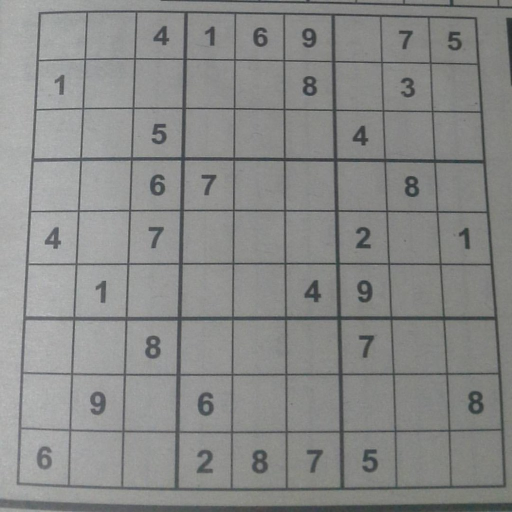
#> input picture old/sud.jpg, 1024 x 1024 px (shown at 1/2 size)
$ python final.py
#> lines starting #> are read from the running program, lines starting #| are printed output that depends on the picture; after the words box and inside, x2 and y2 are one past the last pixel; in counts of white or black regions, pixels touching at a corner belong together
import cv2
import numpy as np
#import subprocess

neurons = []
biases = []
weights = []
l_size = [784, 100, 10]
num_layers = len(l_size)

def sigmoid(z):
	return 1.0/(1.0+np.exp(-z))

def feedforward(neurons, weights, biases):
	for l in range(1, num_layers):
		neurons[l] = sigmoid(np.dot(weights[l], neurons[l-1].T) + biases[l])
	return neurons

for i in l_size:
	neurons.append(np.full(i, 0.0))

weights = np.load("weights.npz", allow_pickle=True)["arr_0"]
#> (reads old/weights.npz from the repository)
biases = np.load("biases.npz", allow_pickle=True)["arr_0"]
#> (reads old/biases.npz from the repository)

def fillCol(img, c_i, c_j, col, curCol):
	# run dfs and fill color
	stack = [(c_i, c_j)]
	count = 0
	while len(stack) != 0:
		i, j = stack[-1]
		stack.pop()
		if i < 0 or i >= img.shape[0] or j < 0 or j >= img.shape[1] or int(img[i][j]) == int(col) or int(img[i][j]) != curCol:
			continue
		img[i, j] = col
		stack.append((i+1, j))
		stack.append((i-1, j))
		stack.append((i, j+1))
		stack.append((i, j-1))
		count+=1

	return img, count

def shiftImage(img5, i, j) :
	img6 = np.zeros(img5.shape, np.uint8)
	for a in range(img5.shape[0]) :
		for b in range(img5.shape[1]) :
			if img5[a][b] != 0 and a+i>0 and b+j>0 and a+i<img5.shape[0] and b+j<img5.shape[1] :
				img6[a+i][b+j] = img5[a][b]
	return img6

def removeBoundaries(img) :
	l = img.shape[0]
	for i in range(l) :
		img, x = fillCol(img, i, 0, 0, 255)
		img, x = fillCol(img, 0, i, 0, 255)
		img, x = fillCol(img, l-i-1, l-1, 0, 255)
		img, x = fillCol(img, l-1, l-i-1, 0, 255)
	return img

img = cv2.imread('sud.jpg')
#> img is the input picture: shape (1024, 1024, 3); mean B, G, R 135.7, 137.1, 136.2
imgray = cv2.cvtColor(img, cv2.COLOR_BGR2GRAY)
blur = cv2.GaussianBlur(imgray, (11, 11), 0)
th = cv2.adaptiveThreshold(blur,255,cv2.ADAPTIVE_THRESH_MEAN_C,\
            cv2.THRESH_BINARY,5,2)
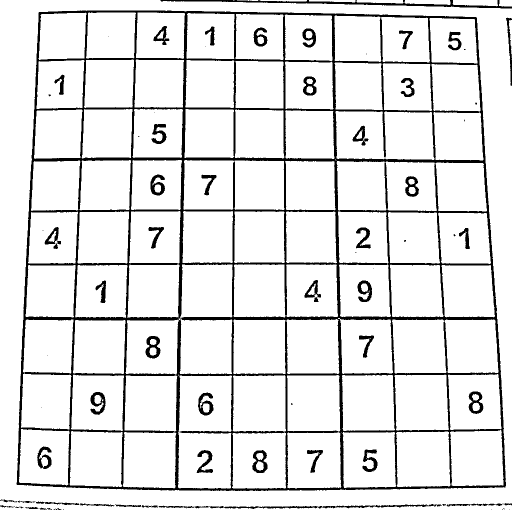
#> th: shape (1024, 1024) (shown at 1/2 size); 89.9% white; 85 black regions (30 under 20 px), largest, box (x1, y1, x2, y2) and area: (33, 21, 1012, 982) 82762, (321, 0, 1024, 17) 2870, (389, 1008, 892, 1018) 1572
kernel = np.array([[0, 1, 0], [1, 1, 1], [0, 1, 0]], np.uint8)
erosion = cv2.erode(th, kernel, iterations = 1)
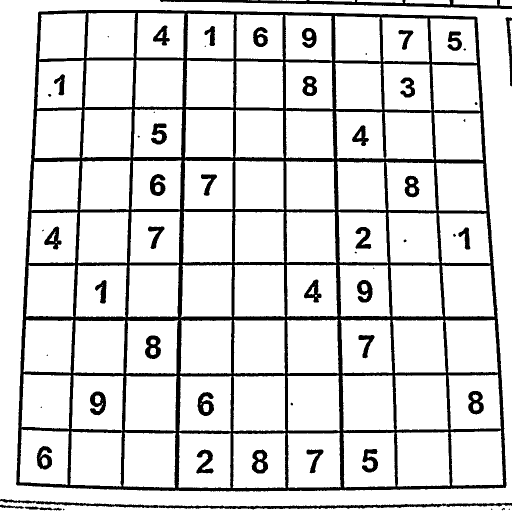
#> erosion: shape (1024, 1024) (shown at 1/2 size); 85.5% white; 58 black regions (16 under 20 px)

contours, hierarchy = cv2.findContours(erosion, cv2.RETR_TREE, cv2.CHAIN_APPROX_NONE)
#> contours = 182 contours, 29 with area under 20; largest, box (x1, y1, x2, y2) and area: (0, 0, 1024, 1013) 1023230, (31, 19, 1014, 984) 891870, (465, 866, 571, 976) 11010, (575, 865, 682, 976) 10968, (575, 751, 680, 862) 10944
maxA = cv2.contourArea(contours[0], True)
#> maxA = -9171
max_i = 0
for i in range(1, len(contours)) :
	area = cv2.contourArea(contours[i], True)
	if area > maxA :
		maxA = area
		max_i = i
#> this loop made 181 passes
#> (area, maxA) on passes 4, 5, 22: (26.5, 26.5), (224, 224), (891870.5, 891870.5)
#> area on passes 6, 11, 12, 13, 14, 15: 160, -110, -252, -773.5, -551.5, -345
#> after the loop, maxA = 891870.5; max_i = 22

mask = np.zeros(imgray.shape,np.uint8)
cv2.drawContours(mask, contours, max_i, 255, -1)
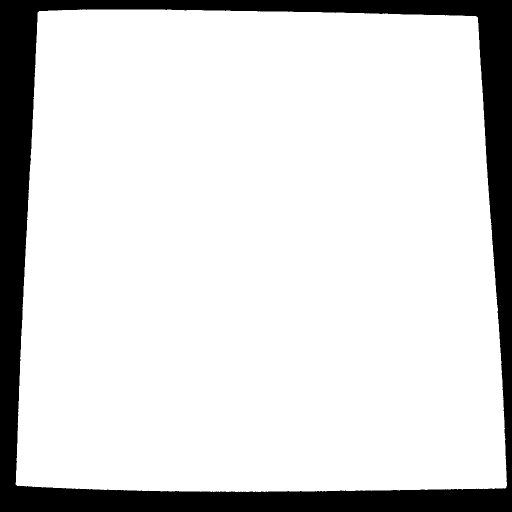
#> mask: shape (1024, 1024) (shown at 1/2 size); 85.2% white; 1 black region, box (x1, y1, x2, y2) and area: (0, 0, 1024, 1024) 154833
pixelpoints = np.nonzero(mask)
#> pixelpoints = 893743 positions, rows 19 to 983, columns 31 to 1013

X = pixelpoints[1]
Y = pixelpoints[0]

SUM = X + Y
DIFF = X - Y

a1 = np.argmax(SUM)
#> a1 = 888432
a2 = np.argmin(SUM)
#> a2 = 826
a3 = np.argmax(DIFF)
#> a3 = 9230
a4 = np.argmin(DIFF)
#> a4 = 881672

sudL = int((X[a3] - X[a2] + X[a1] - X[a4] + Y[a1] - Y[a3] + Y[a4] - Y[a2] - 40)/2)
#> sudL = 1851
cl = int(sudL/9)
#> cl = 205
sudL = 9 * cl
#> sudL = 1845

pts1 = np.float32([[X[a2]+5, Y[a2]+5], [X[a3]-5, Y[a3]+5], [X[a1]-5, Y[a1]-5], [X[a4]+5, Y[a4]-5]])
#> pts1 = [[83, 27], [948, 38], [1007, 969], [36, 963]]
pts2 = np.float32([[0,0],[sudL,0],[sudL,sudL],[0,sudL]])
#> pts2 = [[0, 0], [1845, 0], [1845, 1845], [0, 1845]]

M = cv2.getPerspectiveTransform(pts1,pts2)
#> M = [[2.12, 0.107, -179.2], [-0.0282, 2.22, -57.56], [-8.67e-06, 0.000131, 1]]
dst = cv2.warpPerspective(imgray,M,(sudL,sudL))
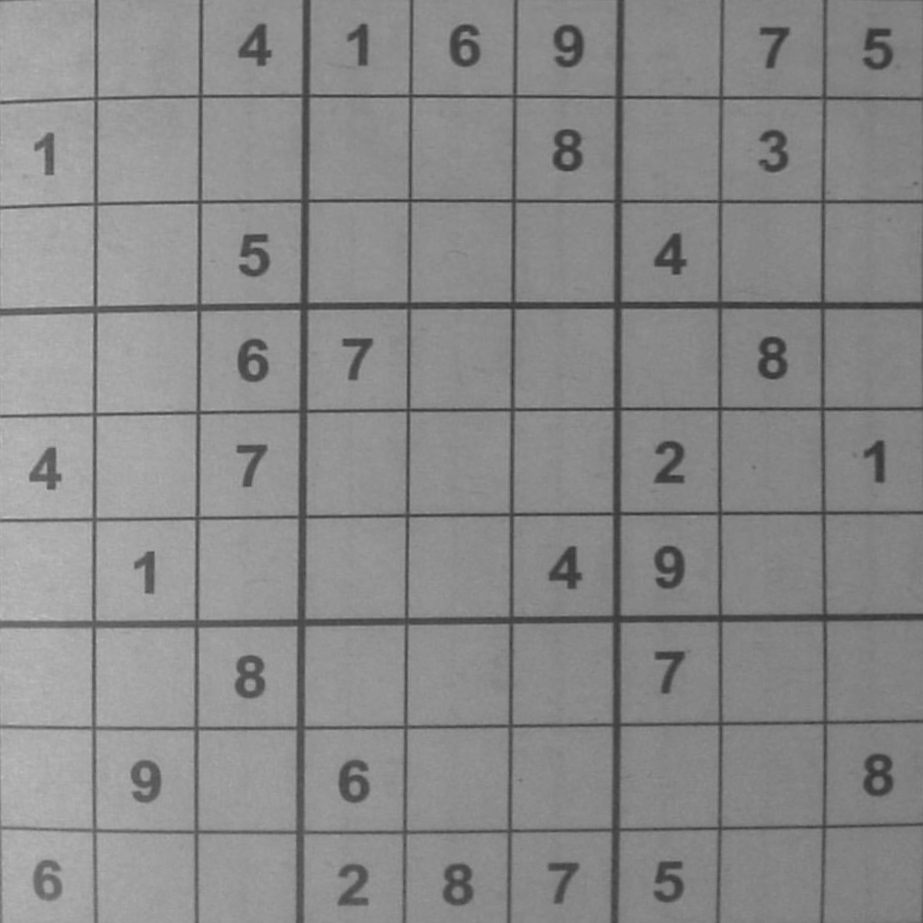
#> dst: shape (1845, 1845) (shown at 1/2 size); min 46, max 194, mean 137

eh_ = cv2.equalizeHist(dst)
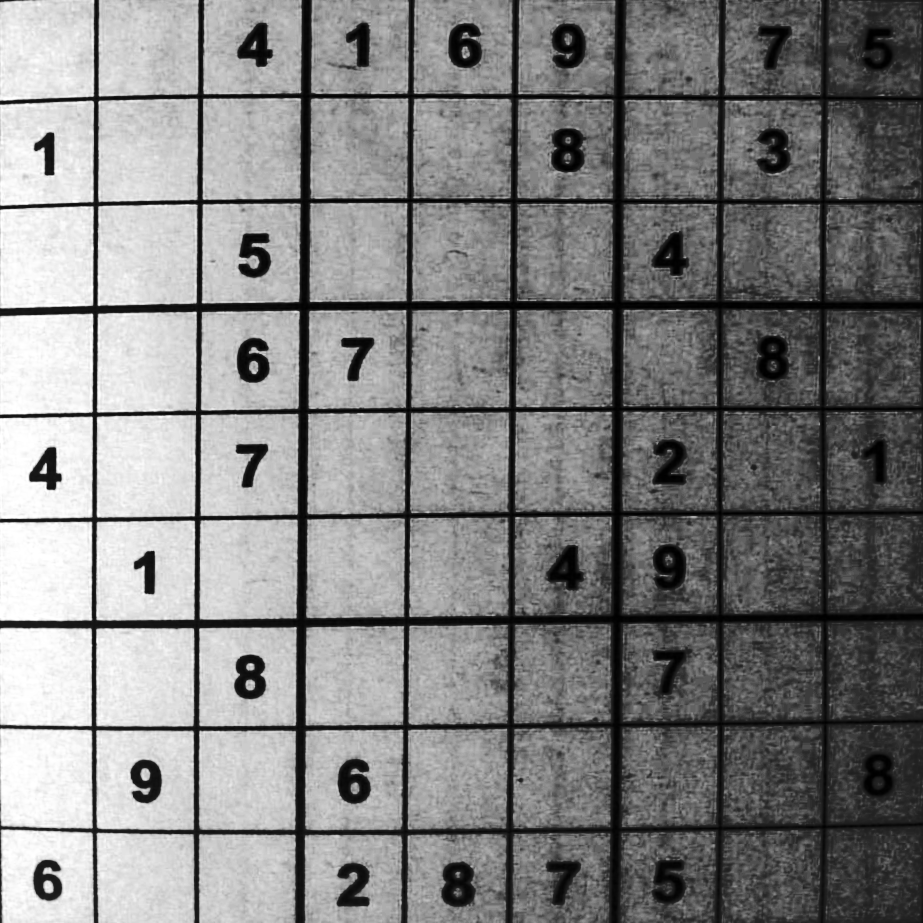
#> eh_: shape (1845, 1845) (shown at 1/2 size); min 0, max 255, mean 130
th_ = np.sum(eh_)/(eh_.size*4)
#> th_ = 32.51
ret20, img20 = cv2.threshold(eh_, th_, 255, cv2.THRESH_BINARY_INV)
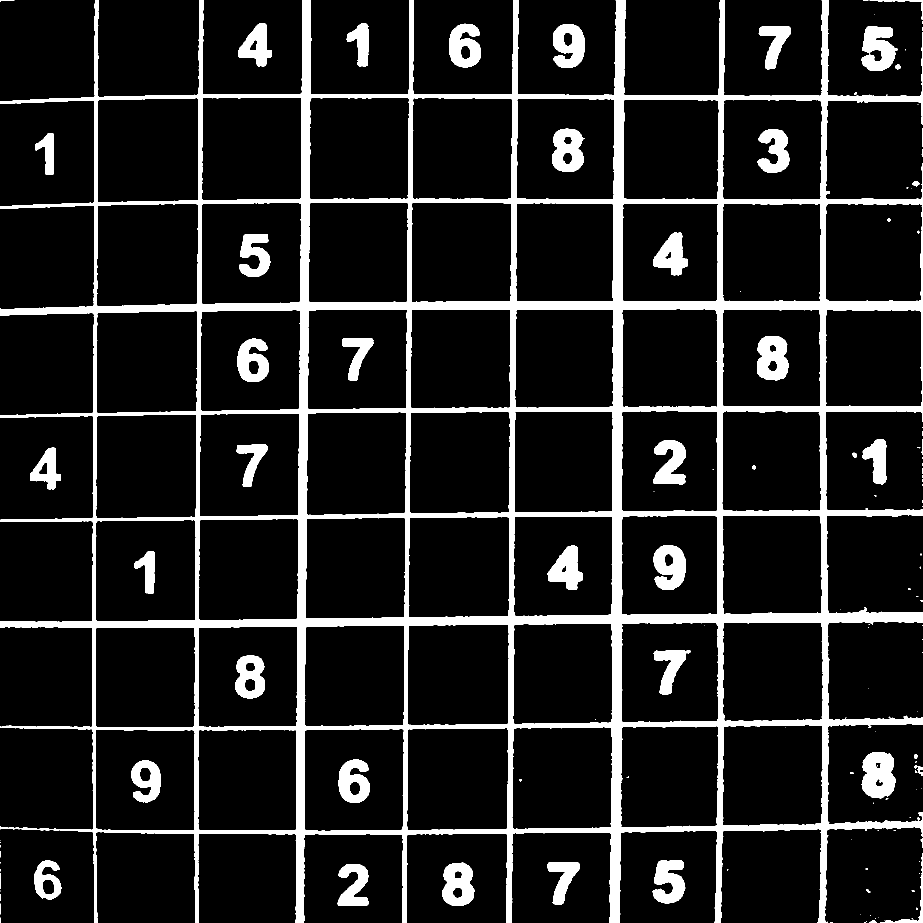
#> img20: shape (1845, 1845) (shown at 1/2 size); 12.5% white; 142 white regions (86 under 20 px), largest, box (x1, y1, x2, y2) and area: (0, 0, 1845, 1845) 320660, (1723, 1504, 1792, 1597) 4872, (1723, 53, 1795, 142) 4294
#> ret20 = 32

img20 = cv2.resize(img20, (800, 800))
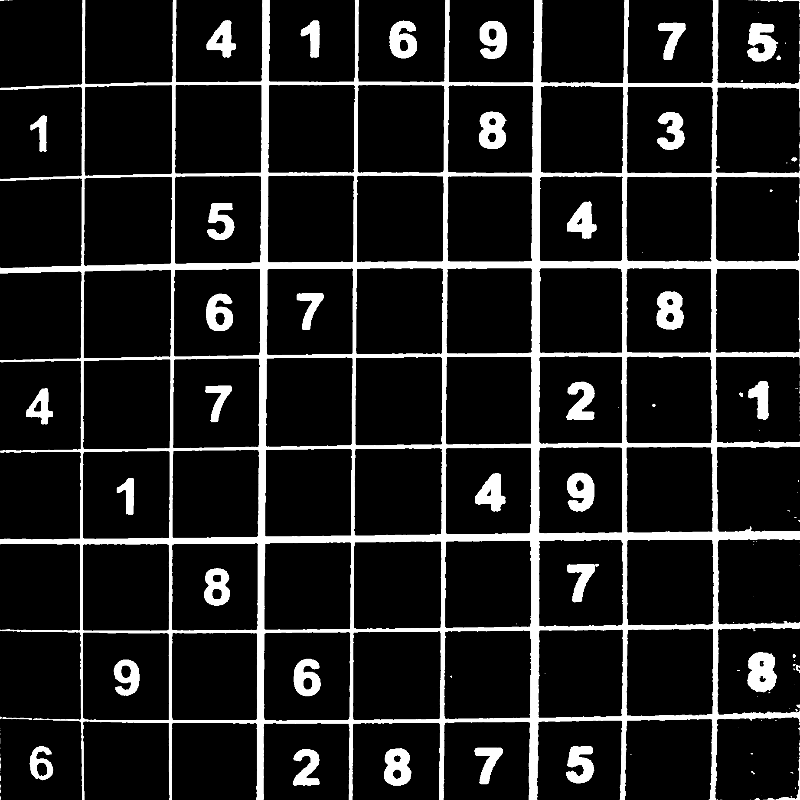
#> img20: shape (800, 800); min 0, max 255, mean 31.8
cv2.imshow('image', img20)
cv2.waitKey(0)
cv2.destroyAllWindows()

digits = np.full((9, 9), 0)

for i in range(1*cl, sudL-cl+1, cl):
	for j in range(7*cl, sudL-cl+1, cl):
		cell2 = removeBoundaries(img20[i:i+cl, j:j+cl])
		whites = cell2 == 255
		zs = np.count_nonzero(whites)

#> (the run stopped early here; a loop or call above may not have finished)
